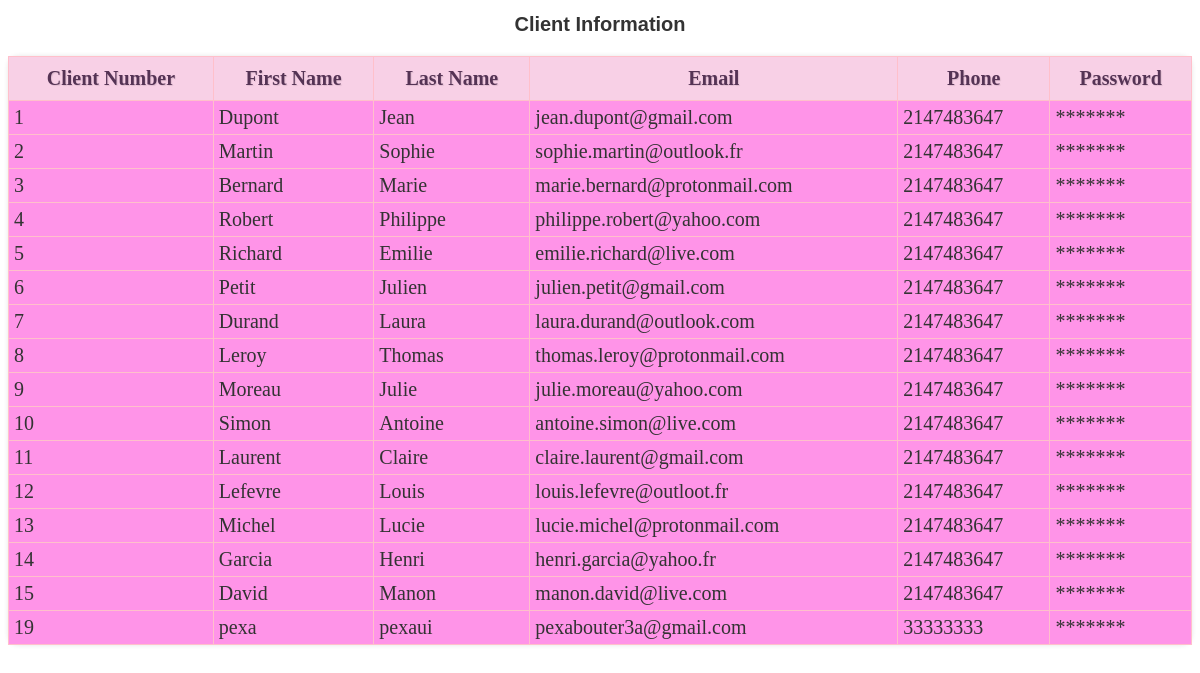
The page /Dashboard/list/List4.php on the database its author committed.
### tables this page shows
CREATE TABLE `client` (
  `numclt` int(11) NOT NULL,
  `nom` varchar(20) NOT NULL,
  `prenom` varchar(20) NOT NULL,
  `email` varchar(40) NOT NULL,
  `tlf` int(11) NOT NULL,
  `password` varchar(20) NOT NULL,
  `age` int(11) NOT NULL
);

### Dashboard/list/List4.php (the view, shortened to what this page needs)
<!DOCTYPE html>
<html>
<head>
  <link rel="stylesheet" href="liste.css">
</head>
<body>
<?php
$servername = "localhost";
$username = "root";
$password = "";
$dbname = "thehouserb";
$conn = new mysqli($servername, $username, $password, $dbname);
$req = "SELECT * FROM client";
$result = mysqli_query($conn, $req);
if (mysqli_num_rows($result) > 0) {
    echo "<h1>Client Information</h1>";
    echo "<table border='1'>";
    echo "<tr><th>Client Number</th><th>First Name</th><th>Last Name</th><th>Email</th><th>Phone</th><th>Password</th></tr>";
    while ($row = mysqli_fetch_assoc($result)) {
        echo "<tr>";
        echo "<td>" . $row["numclt"] . "</td>";
        echo "<td>" . $row["nom"] . "</td>";
        echo "<td>" . $row["prenom"] . "</td>";
        echo "<td>" . $row["email"] . "</td>";
        echo "<td>" . $row["tlf"] . "</td>";
        echo "<td>" . "*******" . "</td>";
        echo "</tr>";
    }
    echo "</table>";
} else {
    echo "No available clients found.";
}
?>
</body>
</html>

### Dashboard/list/liste.css (style rules this page uses)
table { border-collapse: collapse; width: 100%; margin: 20px auto; border-radius: 10px; box-shadow: 0 0 5px rgba(0, 0, 0, 0.1); font-size: 20px; }
h1 { text-align: center; margin-bottom: 20px; color: #333; font-family: 'Arial', sans-serif; font-size: 20px; font-weight: bold; }
th { background-color: #f8d0e6; padding: 10px; text-align: center; border: 1px solid #ffc0cb; color: #553355; font-weight: bold; text-shadow: 1px 1px 1px rgba(0, 0, 0, 0.1); }
td { padding: 5px; border: 1px solid #ffc0cb; text-align: left; color: #333; }
body { background-color: #ffffff; }

### rows shown on the page
client: numclt "1", nom "Dupont", prenom "Jean", email "jean.dupont@gmail.com", tlf "2147483647"
client: numclt "2", nom "Martin", prenom "Sophie", email "sophie.martin@outlook.fr", tlf "2147483647"
client: numclt "3", nom "Bernard", prenom "Marie", email "marie.bernard@protonmail.com", tlf "2147483647"
client: numclt "4", nom "Robert", prenom "Philippe", email "philippe.robert@yahoo.com", tlf "2147483647"
client: numclt "5", nom "Richard", prenom "Emilie", email "emilie.richard@live.com", tlf "2147483647"
client: numclt "6", nom "Petit", prenom "Julien", email "julien.petit@gmail.com", tlf "2147483647"
client: numclt "7", nom "Durand", prenom "Laura", email "laura.durand@outlook.com", tlf "2147483647"
client: numclt "8", nom "Leroy", prenom "Thomas", email "thomas.leroy@protonmail.com", tlf "2147483647"
client: numclt "9", nom "Moreau", prenom "Julie", email "julie.moreau@yahoo.com", tlf "2147483647"
client: numclt "10", nom "Simon", prenom "Antoine", email "antoine.simon@live.com", tlf "2147483647"
client: numclt "11", nom "Laurent", prenom "Claire", email "claire.laurent@gmail.com", tlf "2147483647"
client: numclt "12", nom "Lefevre", prenom "Louis", email "louis.lefevre@outloot.fr", tlf "2147483647"
client: numclt "13", nom "Michel", prenom "Lucie", email "lucie.michel@protonmail.com", tlf "2147483647"
client: numclt "14", nom "Garcia", prenom "Henri", email "henri.garcia@yahoo.fr", tlf "2147483647"
client: numclt "15", nom "David", prenom "Manon", email "manon.david@live.com", tlf "2147483647"
client: numclt "19", nom "pexa", prenom "pexaui", email "pexabouter3a@gmail.com", tlf "33333333"
